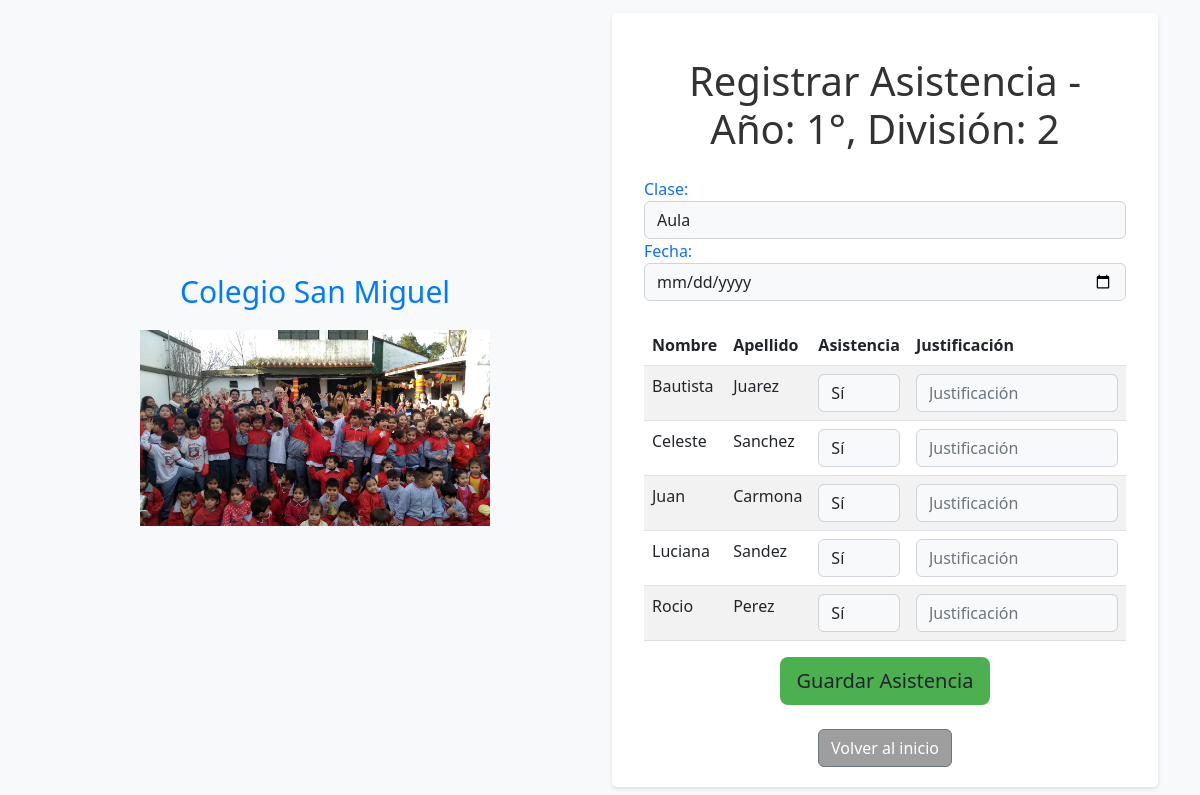
The page /registrar_asistencia?curso_id=2 (signed in) on the database its author committed.
### src/models.py (models this page shows)
class Curso(db.Model):
    __tablename__= 'curso'
    id = db.Column(db.Integer, primary_key=True)
    anio = db.Column(db.String(80), nullable=False)
    division = db.Column(db.String(80), unique=True, nullable=False)
    idpreceptor = db.Column(db.Integer, db.ForeignKey('preceptor.id'), nullable=False)
    estudiantes = db.relationship('Estudiante', backref='curso', cascade="all, delete-orphan")

class Estudiante(db.Model):
    __tablename__= 'estudiante'
    id = db.Column(db.Integer, primary_key=True)
    nombre = db.Column(db.String(80), nullable=False)
    apellido = db.Column(db.String(80), nullable=False)
    dni = db.Column(db.String(10), nullable=False)
    idcurso = db.Column(db.Integer, db.ForeignKey('curso.id'), nullable=False)
    idpadre = db.Column(db.Integer, db.ForeignKey('padre.id'))
    asistencias = db.relationship('Asistencia', backref='estudiante', cascade="all, delete-orphan")

### src/registrar_asistencia.py (the view, shortened to what this page needs)
@app.route('/registrar_asistencia', methods=['GET', 'POST'])
def registrar_asistencia():
    preceptor = obtener_id_preceptor()
    if not preceptor:
        return redirect(url_for('login'))
    curso_id = request.args.get('curso_id', None)
    if not curso_id:
        return redirect(url_for('home'))
    curso = Curso.query.filter_by(id=curso_id, idpreceptor=preceptor.id).first()
    if not curso:
        return redirect(url_for('home'))
    estudiantes = Estudiante.query.filter_by(idcurso=curso_id).order_by(Estudiante.nombre, Estudiante.apellido).all()
    return render_template('asistencia.html', curso=curso, estudiantes=estudiantes)

### src/login.py (called while the page is built)
def obtener_id_preceptor():
    if 'user_id' not in session:
        return None
    return Preceptor.query.get(session['user_id'])

### templates/asistencia.html (shortened to what this page needs)
{% extends 'base.html' %}
{% block content %}
    <div class="container">
        <h1 class="text-center mt-4">Registrar Asistencia - Año: {{ curso.anio }}°, División: {{ curso.division }}</h1>
        <form method="POST" class="mt-4">
            <div class="form-group">
                <label for="clase" class="text-primary">Clase:</label>
                <select class="form-control bg-light" name="clase">
                    <option value="1">Aula</option>
                </select>
            </div>
            <div class="form-group">
                <label for="fecha" class="text-primary">Fecha:</label>
                <input class="form-control bg-light" type="date" name="fecha" required>
            </div>
            <table class="table table-striped mt-4">
                <thead class="thead-dark">
                    <tr>
                        <th>Nombre</th>
                        <th>Apellido</th>
                        <th>Asistencia</th>
                        <th>Justificación</th>
                    </tr>
                </thead>
                <tbody>
                    {% for estudiante in estudiantes %}
                        <tr>
                            <td>{{ estudiante.nombre }}</td>
                            <td>{{ estudiante.apellido }}</td>
                            <td>
                                <select class="form-control bg-light" name="asistencia_{{ estudiante.id }}">
                                    <option value="s">Sí</option>
                                </select>
                            </td>
                            <td>
                                <input class="form-control bg-light" type="text" name="justificacion_{{ estudiante.id }}" placeholder="Justificación">
                            </td>
                        </tr>
                    {% endfor %}
                </tbody>
            </table>
            <div class="text-center">
                <button class="btn btn-lg" style="background-color: #4caf50;">Guardar Asistencia</button>
            </div>
        </form>
        <div class="text-center mt-4">
            <a class="btn btn-secondary" href="{{ url_for('home') }}" style="background-color: #9e9e9e;">Volver al inicio</a>
        </div>
    </div>
{% endblock %}

### templates/base.html (shortened to what this page needs)
<!DOCTYPE html>
<html lang="es">
   <head>
      <link href="https://cdn.jsdelivr.net/npm/bootstrap@5.2.0-beta1/dist/css/bootstrap.min.css" rel="stylesheet"
>
      <link rel="stylesheet" href="/static/css/style.css">
   </head>
   <body>
      <div class="container">
         <div class="row vh-100 align-items-center">
            <div class="col-sm-12 col-md-6 text-center">
               <h1 class="titulo">Colegio San Miguel</h1>
               <img src="\static\img\home.jpg" alt="" width="350" height="350" class="img-fluid">
            </div>
            <div class="col-sm-12 col-md-6">
               <div class="content">
                  {% block content %}
                  {% endblock %}
               </div>
            </div>
         </div>
      </div>
   </body>
</html>

### static/css/style.css (style rules this page uses)
a { text-decoration: none; }

### templates/base.html (style rules this page uses)
body { background-color: #f8f9fa; color: #333; }
.titulo { color: #007bff; font-size: 30px; margin-bottom: 20px; }
.content { background-color: #fff; padding: 20px; border-radius: 5px; box-shadow: 0 2px 4px rgba(0, 0, 0, 0.1); }

### rows shown on the page
Curso: anio "1", division "2"
Estudiante: nombre "Bautista", apellido "Juarez", id "Sí"
Estudiante: nombre "Celeste", apellido "Sanchez", id "Sí"
Estudiante: nombre "Juan", apellido "Carmona", id "Sí"
Estudiante: nombre "Luciana", apellido "Sandez", id "Sí"
Estudiante: nombre "Rocio", apellido "Perez", id "Sí"
